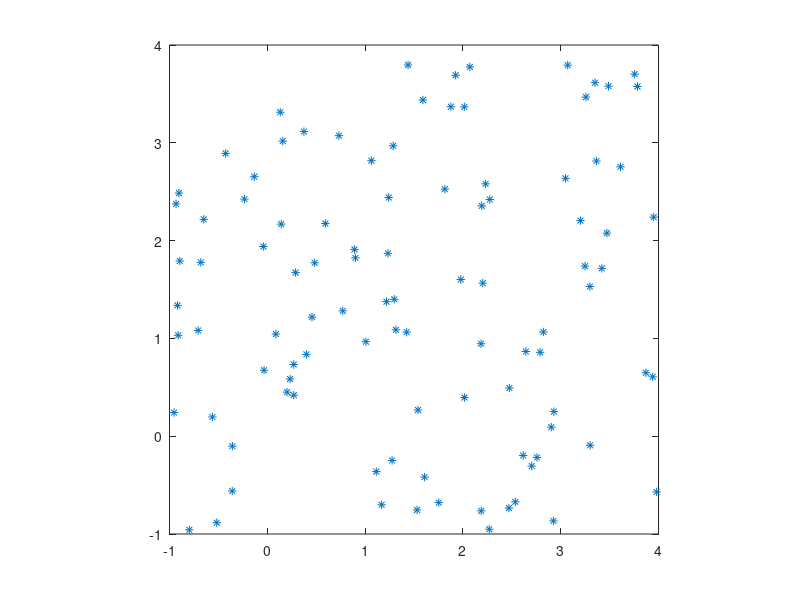

The MATLAB script that drew this image: (Note: this script raises an error after producing the figure.)
tic
totalPointCounts = [100, 1000, 10000]; 

len = length(totalPointCounts);
insidePointCounts = zeros(len, 1);
area = zeros(len, 1);

j = 0;
for N = totalPointCounts
    j = j + 1;    
  
    points = rand(N, 2)*5-1;
    

    
   
    axis([-1, 4, -1, 4]);
    grid on; 

    if (j > 1)
        figure;
    end
    
    % 画点
    i = 1:N;
   
    plot(points(i, 1), points(i, 2), '*');
    hold on;

  
    axis square;
    f = ezplot('y=(3/2)*x+(1/2)', [-1, 4, -1, 4]);
    set(f, 'LineWidth', 4, 'color', 'k');
    f2 = ezplot('y=(3/8)*x-(5/8)', [-1, 4, -1, 4]);
    set(f2, 'LineWidth', 4, 'color', 'k');
    f3 = ezplot('y=-(3/4)*x+(11/4)', [-1, 4, -1, 4]);
    set(f3, 'LineWidth', 4, 'color', 'k');


    f3 = ezplot('(x-2)*(x-2)+(y-2)*(y-2)=4', [-1, 4, -1, 4]);
    set(f3, 'LineWidth', 4, 'color', 'k');
    
   
    count = 0;
    for i = 1:N
        xpoints = points(i, 1);
        ypoints = points(i, 2);
        if ((xpoints*(3/2)+(1/2) > ypoints) && (ypoints > xpoints*(3/8)-(5/8))  && (xpoints*(-3/4)+(11/4) > ypoints) && (xpoints-2)*(xpoints-2)+(ypoints-2)*(ypoints-2)<4)
            plot(xpoints,ypoints, '*');
            count = count + 1;
        end
    end
 
    insidePointCounts(j, 1) = count;
    area(j, 1) = insidePointCounts(j, 1) ./ N;
    area(j, 2) = N;
    result = area(j,1)*25;    
end

%% 画图
figure;
i = 1:3;
plot(area(i, 2), area(i, 1)*25, '*-');
toc